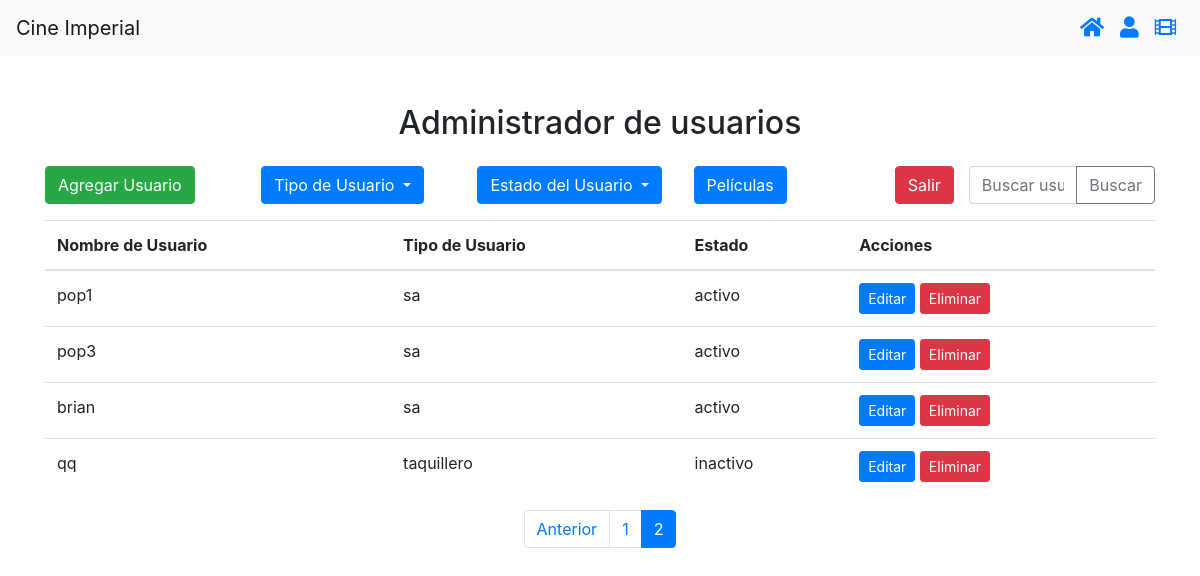
Page /interfaz_sa?page=2 (signed in) on the committed database.
### crud1/models.py (models this page shows, shortened)
class Usuario(models.Model):
    nombre_usuario = models.CharField(max_length=100)
    contraseña = models.CharField(max_length=100)
    tipo_usuario = models.CharField(max_length=50)
    estado = models.CharField(max_length=50)

### crud1/views.py (the view)
# urls.py: path('interfaz_sa', views.interfaz_sa, name='interfaz_sa'),
def interfaz_sa(request):
    if 'user_id' not in request.session:
        return redirect('login')
    usuarios = Usuario.objects.all()
    paginator = Paginator(usuarios, 6)  # 6 usuarios por página
    page = request.GET.get('page')
    try:
        usuarios = paginator.page(page)
    except PageNotAnInteger:
        usuarios = paginator.page(1)
    except EmptyPage:
        usuarios = paginator.page(paginator.num_pages)
    return render(request, 'interfaz_sa.html', {'usuarios': usuarios})

### crud1/templates/interfaz_sa.html (shortened to what this page needs)
{% load static %}
<!DOCTYPE html>
<html lang="en">
<head>
    <link rel="stylesheet" href="https://stackpath.bootstrapcdn.com/bootstrap/4.5.2/css/bootstrap.min.css">
    <link rel="stylesheet" href="https://cdnjs.cloudflare.com/ajax/libs/font-awesome/5.15.4/css/all.min.css">
</head>
<body>
    <nav class="navbar navbar-expand-lg navbar-light bg-light">
        <a class="navbar-brand" href="#">Cine Imperial</a>
        <div class="collapse navbar-collapse" id="navbarSupportedContent">
            <ul class="navbar-nav ml-auto">
                <li class="nav-item">
                    <a class="nav-link" href="{% url 'menu' %}">
                        <i class="fas fa-home fa-lg text-primary"></i>
                    </a>
                </li>
                <li class="nav-item">
                    <a class="nav-link" href="{% url 'login' %}">
                        <i class="fas fa-user fa-lg text-primary"></i>
                    </a>
                </li>
                <li class="nav-item">
                    <a class="nav-link" href="{% url 'peliculas' %}">
                        <i class="fas fa-film fa-lg text-primary"></i>
                    </a>
                </li>
            </ul>
        </div>
    </nav>
    <div class="container mt-5">
        <h2 class="text-center mb-4 animate_animated animate_fadeIn">Administrador de usuarios</h2>
        <div class="row">
            <div class="col">
                <button type="button" class="btn btn-success mb-3" data-toggle="modal"
                    data-target="#agregarUsuarioModal">
                    Agregar Usuario
                </button>
            </div>
            <div class="col">
                <div class="dropdown">
                    <button class="btn btn-primary dropdown-toggle mb-3" type="button" id="dropdownTipoUsuario"
                        data-toggle="dropdown" aria-haspopup="true" aria-expanded="false">
                        Tipo de Usuario
                    </button>
                </div>
            </div>
            <div class="col">
                <div class="dropdown">
                    <button class="btn btn-primary dropdown-toggle mb-3" type="button" id="dropdownEstadoUsuario"
                        data-toggle="dropdown" aria-haspopup="true" aria-expanded="false">
                        Estado del Usuario
                    </button>
                </div>
            </div>
            <div class="col">
                <a href="{% url 'peliculas' %}" class="btn btn-primary">Películas</a>
            </div>
            <div>
                <a href="{% url 'login' %}" class="btn btn-danger">Salir</a>
            </div>
            <div class="col input-group mb-3">
                <input type="text" class="form-control" placeholder="Buscar usuarios..."
                    aria-label="Buscar usuarios..." aria-describedby="basic-addon2"
                    oninput="filtrarUsuarios('busqueda', this.value)">
                <div class="input-group-append">
                    <button class="btn btn-outline-secondary" type="button">Buscar</button>
                </div>
            </div>
        </div>
        <table class="table">
            <thead>
                <tr>
                    <th scope="col">Nombre de Usuario</th>
                    <th scope="col">Tipo de Usuario</th>
                    <th scope="col">Estado</th>
                    <th scope="col">Acciones</th>
                </tr>
            </thead>
            <tbody>
                {% for usuario in usuarios %}
                <tr>
                    <td>{{ usuario.nombre_usuario }}</td>
                    <td>{{ usuario.tipo_usuario }}</td>
                    <td>{{ usuario.estado }}</td>
                    <td>
                        <button type="button" class="btn btn-primary btn-sm" onclick="editarUsuario('{{ usuario.id }}')">
                            Editar
                        </button>
                        <a href="{% url 'eliminar_usuario' usuario.id %}"
                            class="btn btn-danger btn-sm {% if usuario.nombre_usuario == 'sa' %}disabled{% endif %}"
                            {% if usuario.nombre_usuario == 'sa' %}onclick="return false;" {% endif %}>
                            Eliminar
                        </a>
                    </td>
                </tr>
                {% endfor %}
            </tbody>
        </table>
<div class="pagination justify-content-center">
    <ul class="pagination">
        {% if usuarios.has_previous %}
        <li class="page-item">
            <a class="page-link" href="?page={{ usuarios.previous_page_number }}">Anterior</a>
        </li>
        {% endif %}
        {% for i in usuarios.paginator.page_range %}
        <li class="page-item {% if usuarios.number == i %}active{% endif %}">
            <a class="page-link" href="?page={{ i }}">{{ i }}</a>
        </li>
        {% endfor %}
    </ul>
</div>
    </div>
</body>
</html>

### rows in the picture
Usuario: nombre_usuario "pop1", tipo_usuario "sa", estado "activo"
Usuario: nombre_usuario "pop3", tipo_usuario "sa", estado "activo"
Usuario: nombre_usuario "brian", tipo_usuario "sa", estado "activo"
Usuario: nombre_usuario "qq", tipo_usuario "taquillero", estado "inactivo"

### other values in the picture
{{ i }} "1" "2"
